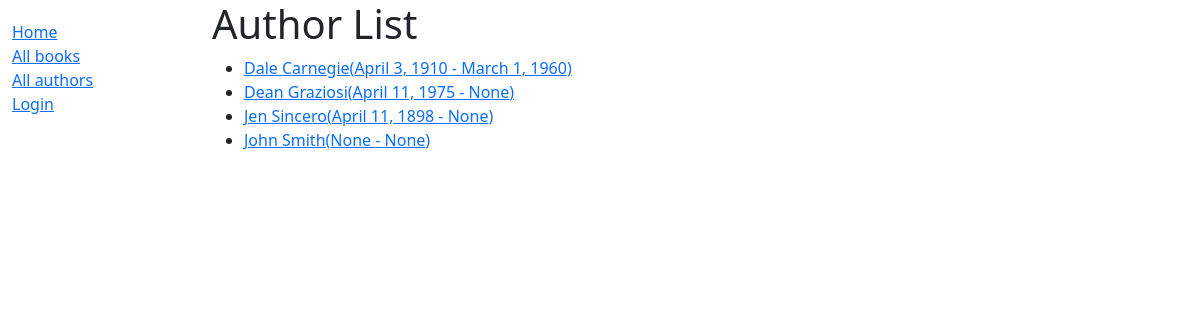
Screenshot of /catalog/authors/ with the database file from the repository.
### catalog/models.py (models this page shows, shortened)
class Author(models.Model):
    first_name = models.CharField(max_length=100)
    last_name = models.CharField(max_length=100)
    date_of_birth = models.DateField(null=True, blank=True)
    date_of_death = models.DateField(
        'died',
        null=True,
        blank=True
        )
    class Meta:
        ordering = ['last_name', 'first_name']
    def get_absolute_url(self):
        return reverse('author-detail', args=[str(self.id)])

### catalog/views.py (the view)
# urls.py: path('authors/', views.AuthorListView.as_view(), name='authors'),
class AuthorListView(generic.ListView):
    model = Author
    paginate_by = 10

### catalog/templates/catalog/author_list.html
{% extends "base_generic.html" %}
{% block content %}
  <h1>Author List</h1>
  {% if author_list %}
  <ul>
    {% for author in author_list %}
      <li>
        <a href="{{ author.get_absolute_url }}">{{ author.first_name }} {{ author.last_name}}({{ author.date_of_birth }} - {{ author.date_of_death }})</a>
      </li>
    {% endfor %}
  </ul>
  {% else %}
    <p>There are no authors in the library.</p>
  {% endif %}
{% endblock %}

### catalog/templates/base_generic.html (shortened to what this page needs)
<!DOCTYPE html>
<html lang="en">
<head>
  <link href="https://cdn.jsdelivr.net/npm/bootstrap@5.1.3/dist/css/bootstrap.min.css" rel="stylesheet">
{% load static %}
<link rel="stylesheet" href="{% static 'css/styles.css' %}" />
</head>
<body>
  <div class="container-fluid">
    <div class="row">
      <div class="col-sm-2">
      {% block sidebar %}
        <ul class="sidebar-nav">
          <li><a href="{% url 'index' %}">Home</a></li>
          <li><a href="{% url 'books' %}">All books</a></li>
          <li><a href="{% url 'authors' %}">All authors</a></li>
          {% if user.is_authenticated %}
          <li>User: {{ user.get_username }}</li>
          <li><a href="{% url 'my-borrowed' %}">My Borrowed</a></li>
          <li><a href="{% url 'logout' %}">Logout</a></li>
        {% else %}
          <li><a href="{% url 'login' %}">Login</a></li>
        {% endif %}
        </ul>
     {% endblock %}
      </div>
      <div class="col-sm-10 ">{% block content %}{% endblock %}
    </div>
    </div>
  </div>
</body>
</html>

### rows the page displays
Author: first_name "Dale", last_name "Carnegie", date_of_birth "April 3, 1910", date_of_death "March 1, 1960"
Author: first_name "Dean", last_name "Graziosi", date_of_birth "April 11, 1975", date_of_death "None"
Author: first_name "Jen", last_name "Sincero", date_of_birth "April 11, 1898", date_of_death "None"
Author: first_name "John", last_name "Smith", date_of_birth "None", date_of_death "None"
